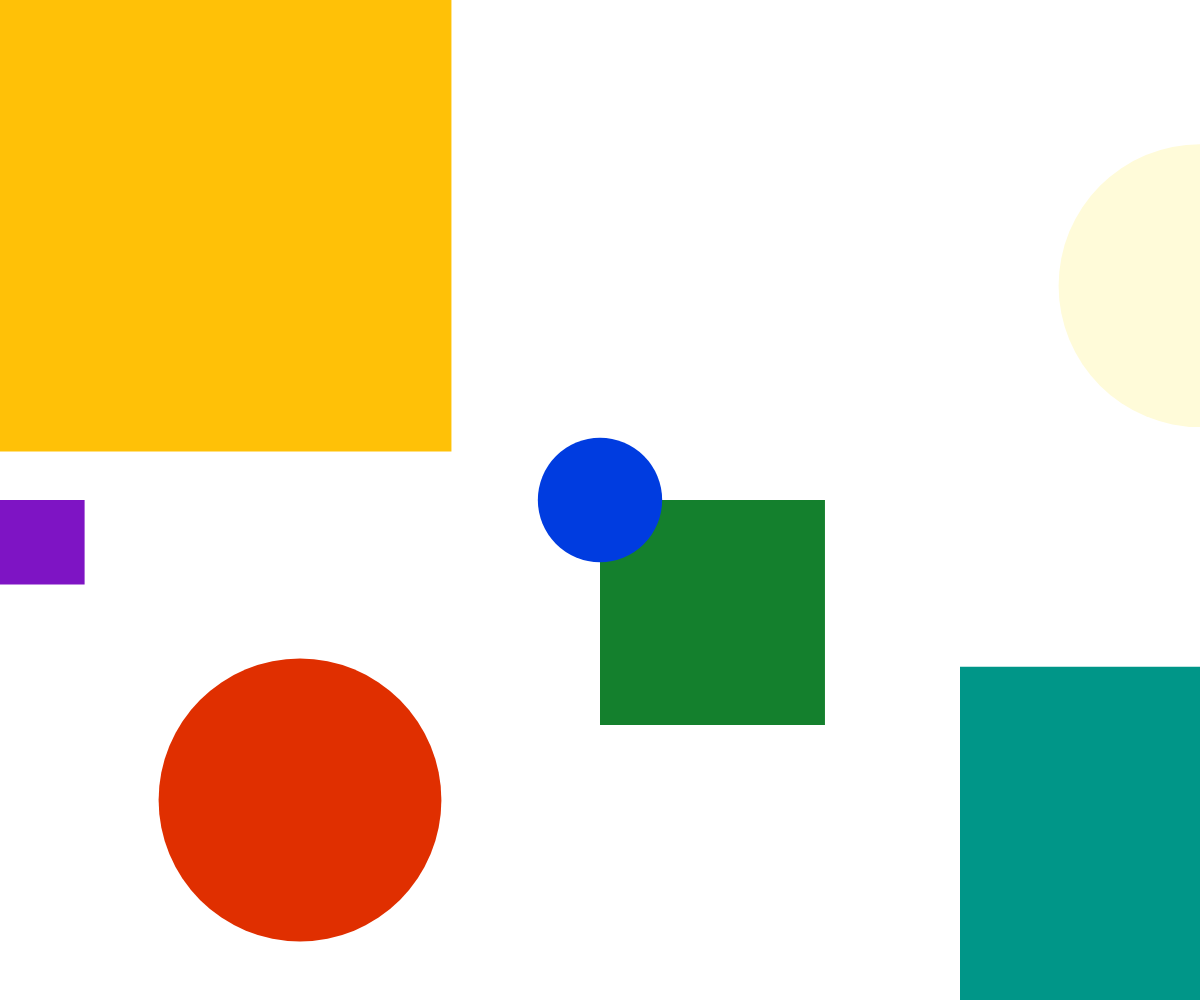
Frame 1 (no input)
Frame 60 (no input): identical to frame 1, image omitted
Frame 120 (the mouse pressed at the canvas centre since frame 60): identical to frame 1, image omitted

The p5.js sketch that drew this single still picture (run headless with seeded random() and noise() and a simulated clock; from frame 60 on, the mouse is pressed at the canvas centre):

// p5.js sketch
// ── sketch.js
function setup() { 
    createCanvas(windowWidth, windowHeight); 
    yellowrecSize = random(windowWidth/15,windowWidth/2)
    circleSize = random(windowWidth/6, windowWidth/2)
    greensquareSize = random(150,250)
    blacksquareSize = random(50,150)
    turqrecSize = random(windowWidth/10,windowWidth/3)
    triSize = random(windowWidth/8,windowWidth/4)
    thircircSize = random(windowWidth/12, windowWidth/6)
}
  
function draw() { 
    background(255); 
    noStroke();
    fill('#FFC107')
    rect(0, 0 ,yellowrecSize, yellowrecSize) 
    fill('#FFFBD9')
    circle((windowWidth), (windowHeight/3.5), circleSize);
    fill('#14802D')
    square(windowWidth/2, windowHeight/2 , greensquareSize);
    fill('#7E14C4')
    square(0, windowHeight/2, blacksquareSize)
    fill('#009688')
    rect(windowWidth/1.25, windowHeight/1.5 ,turqrecSize, turqrecSize)
    fill('#E02F00')
    circle((windowWidth/4), (windowHeight/1.25), circleSize);
    fill('#003CE0')
    circle((windowWidth/2), (windowHeight/2), thircircSize);
} 
